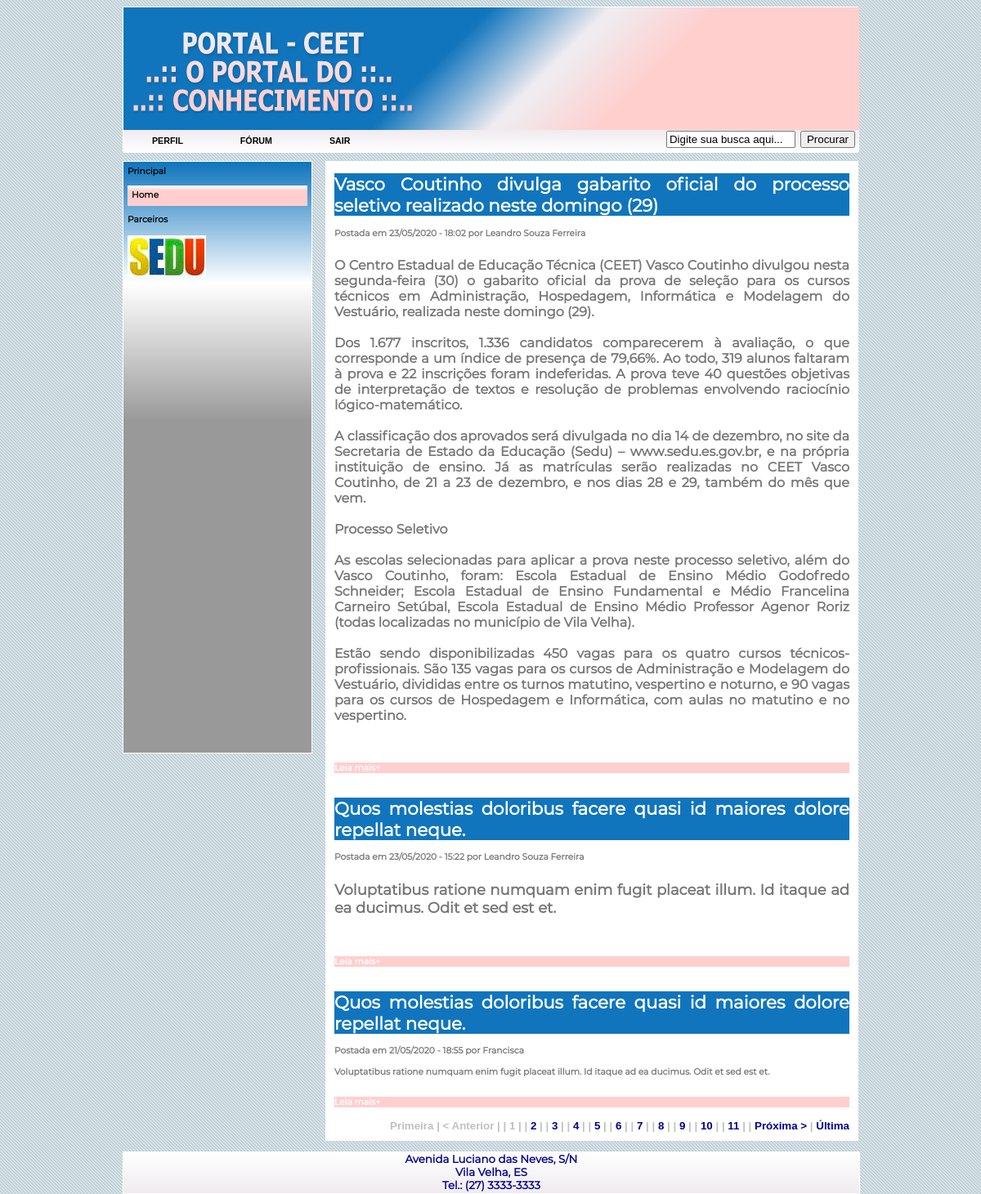
Page /portal/index.php (signed in) on the committed database.
### tables this page shows
CREATE TABLE `noticia` (
  `idnoticia` int(11) NOT NULL,
  `funcionario_idusuario` int(11) NOT NULL,
  `titulo` varchar(150) DEFAULT NULL,
  `resumo` text DEFAULT NULL,
  `noticia_completa` text DEFAULT NULL,
  `data_noticia` datetime DEFAULT NULL,
  `destaque` tinyint(1) NOT NULL DEFAULT 0,
  `status` varchar(30) NOT NULL,
  `visibilidade` int(11) NOT NULL
);

CREATE TABLE `usuario` (
  `idusuario` int(11) NOT NULL,
  `login` varchar(45) DEFAULT NULL,
  `senha` varchar(45) DEFAULT NULL,
  `nivel_acesso` varchar(45) DEFAULT NULL,
  `nome` varchar(45) DEFAULT NULL,
  `rua` text DEFAULT NULL,
  `numero` varchar(6) DEFAULT NULL,
  `bairro` varchar(45) DEFAULT NULL,
  `municipio` varchar(45) DEFAULT NULL,
  `estado` varchar(2) DEFAULT NULL,
  `cep` varchar(10) DEFAULT NULL,
  `nacionalidade` varchar(45) DEFAULT NULL,
  `uf_origem` varchar(45) DEFAULT NULL,
  `pai` varchar(45) DEFAULT NULL,
  `mae` varchar(45) DEFAULT NULL,
  `rg` varchar(12) DEFAULT NULL,
  `cpf` varchar(12) DEFAULT NULL,
  `data_cadastro` datetime DEFAULT NULL,
  `telefone_fixo` varchar(11) DEFAULT NULL,
  `telefone_celular` varchar(11) DEFAULT NULL,
  `telefone_recado` varchar(11) DEFAULT NULL,
  `email` varchar(45) NOT NULL
);

### models/BancoDados.php (called while the page is built, shortened)
<?php
class BancoDados {
    private $conexao;
    private $resultado;
    private $qtd;
    public function getResultado() {
        return $this->resultado;
    }
    public function getQtd() {
        return $this->qtd;
    }
    public function conectar(){
        $this->conexao = mysqli_connect(URL, USER, PASSWORD, NOME_BANCO, PORTA);
        mysqli_select_db($this->conexao, NOME_BANCO);
    }
    public function pesquisar($sql = "") {
        $lista = array();
        if ($sql == "") {
            $this->resultado = 0;
            $this->qtd = 0;
            return false;
        } else {
            $this->resultado = mysqli_query($this->conexao, $sql);
            if ($this->resultado) {
                $this->qtd = mysqli_num_rows($this->resultado);
                while($linha = mysqli_fetch_array($this->resultado, MYSQLI_ASSOC)){
                    $lista[] = $linha;
                }
                $this->resultado = $lista;
                return true;
            } else {
                $this->registrarLog("SQL: ".$sql." <br/> ERRO: ".mysqli_error($this->conexao));
                return false;
            }
        }
    }
}
?>

### models/Noticia.php (called while the page is built, shortened)
<?php
require_once("BancoDados.php");
class Noticia {
    private $idnoticia;
    private $titulo;
    private $resumo;
    private $data_noticia;
    private $destaque;
    private $visibilidade;
    function __construct($idnoticia = 0, $funcionario_idusuario = 0, $titulo = null, $resumo = null, $noticia_completa = null, $data_noticia = null, $destaque = 0, $status = null, $visibilidade = 0) {
        $this->idnoticia = $idnoticia;
        $this->titulo = $titulo;
        $this->resumo = $resumo;
        $this->data_noticia = $data_noticia;
        $this->destaque = $destaque;
        $this->visibilidade = $visibilidade;
    }
    public function getIdnoticia() {
        return $this->idnoticia;
    }
    public function getTitulo() {
        return $this->titulo;
    }
    public function getResumo() {
        return $this->resumo;
    }
    public function getData_noticia() {
        return $this->data_noticia;
    }
    public function getDestaque() {
        return $this->destaque;
    }
    public function setDestaque($destaque) {
        $this->destaque = $destaque;
    }
    public function getVisibilidade() {
        return $this->visibilidade;
    }
    public function setVisibilidade($visibilidade) {
        $this->visibilidade = $visibilidade;
    }
    public function listarDestaquePorVisibilidade($iFirstReg = -1, $iLastReg = -1){
        $oBanco = new BancoDados();
        $lista = array();
        $sQuery = "
        SELECT *
        FROM
            noticia
        WHERE
            (visibilidade = ".$this->getVisibilidade()." OR visibilidade = 3) "
            ."AND destaque = ".$this->getDestaque()."
        ORDER BY
            data_noticia DESC";
        if($iFirstReg != -1 && $iLastReg != -1)
            $sQuery .= " LIMIT ".$iFirstReg.", ".$iLastReg;
        if($oBanco->pesquisar($sQuery) && $oBanco->getQtd() > 0){
            $noticias = $oBanco->getResultado();
            foreach($noticias as $noticia){
                $lista[] = new Noticia($noticia['idnoticia'], $noticia['funcionario_idusuario'], $noticia['titulo'], $noticia['resumo'], $noticia['noticia_completa'], $noticia['data_noticia'], $noticia['destaque'], $noticia['status'], $noticia['visibilidade']);
            }
        }
        return ($lista);
    }
}
?>

### models/Usuario.php (called while the page is built, shortened)
<?php
include_once ("BancoDados.php");
class Usuario {
    private $idusuario;
    private $nome;
    public function __construct($idusuario = 0, $login = null, $senha = null, $nivel_acesso = null, $nome = null, $rua = null, $numero = null, $bairro = null, $municipio = null, $estado = null, $cep = null, $nacionalidade = null, $uf_origem = null, $pai = null, $mae = null, $rg = null, $cpf = null, $data_cadastro = null, $telefone_fixo = null, $telefone_celular = null, $telefone_recado = null, $email = null){
        $this->idusuario = $idusuario;
        $this->nome = $nome;
    }
    public function __destruct() {
        $this->idusuario = 0;
        $this->nome = "*";
    }
    public function getIdusuario() {
        return $this->idusuario;
    }
    public function setIdusuario($idusuario) {
        $this->idusuario = $idusuario;
    }
    public function getNome() {
        return $this->nome;
    }
    public function setNome($nome) {
        $this->nome = $nome;
    }
    public function listar() {
        $oBanco = new BancoDados();
        $sQuery = "
        SELECT *
        FROM
            usuario
        WHERE
            idusuario = " . $this->getIdusuario() . "
        LIMIT 1";
        if($oBanco->pesquisar($sQuery) && $oBanco->getQtd() > 0){
            return true;
        } else {
            ;
            return false;
        }
    }
}
?>

### models/Funcionario.php (called while the page is built, shortened)
<?php
require_once("BancoDados.php");
require_once("Usuario.php");
class Funcionario extends Usuario{
    private $funcionario_idusuario;
    public function __construct($funcionario_idusuario = 0, $numcarteira = 0){
        $this->funcionario_idusuario = $funcionario_idusuario;
    }
    function getFuncionario_idusuario() {
        return $this->funcionario_idusuario;
    }
    function setFuncionario_idusuario($funcionario_idusuario) {
        $this->funcionario_idusuario = $funcionario_idusuario;
    }
    public function listar() {
        $sQuery = "
        SELECT *
        FROM
            funcionario
        WHERE
            funcionario_idusuario = " . $this->getFuncionario_idusuario() . "
        LIMIT 1";
        if (parent::listar()) {
            $oBanco = new BancoDados();
            if($oBanco->pesquisar($sQuery) && $oBanco->getQtd() > 0){
                return true;
            } else {
                ;
                return false;
            }
        } else {
            return false;
        }
    }
}
?>

### portal/index.php (the view, shortened to what this page needs)
<?php
require_once("../models/Paginacao.php");
require_once("../models/Noticia.php");
require_once("../models/Funcionario.php");
require_once("../service/rodape.php");
$oFuncionario = new Funcionario();
$oNoticia = new Noticia();
$oNoticia->setDestaque(1);
$oNoticia->setVisibilidade(2);
$listaNoticias = $oNoticia->listarDestaquePorVisibilidade();
$oPaginacao = new Paginacao(3, sizeof($listaNoticias), "index.php?");
if ($pagina = isset($_GET['pagina']))
    $oPaginacao->setINumeroPagina($pagina);
else
    $oPaginacao->setINumeroPagina();
?>
<!DOCTYPE html PUBLIC "-//W3C//DTD XHTML 1.0 Transitional//EN"
    "http://www.w3.org/TR/xhtml1/DTD/xhtml1-transitional.dtd">
<html>
    <head>
        <link rel='stylesheet' href='../css/estilo_portal.css' media='screen'/>
        <link rel="stylesheet" href="../css/menu_style.css" type="text/css" />
    </head>
    <body>
        <div id='container'>
            <div id='cabecalho'>
                <div id='banner_superior'>
                    <div id='banner_superior_figura'>
                        <img alt=""  src='../img/banner_texto_portal.png'/>
                    </div>
                </div>
                <div id='menu_superior'>
                    <ul>
                        <li><a class='menu_superior' href="../perfil/index.php" target="_self">PERFIL</a></li>
                        <li><a class='menu_superior' href="../forum/index.php" target="_self">F&Oacute;RUM</a></li>
                        <li><a class='menu_superior' href="javascript:logoff();" target="_self">SAIR</a></li>
                    </ul>
                    <form name='formSearch' class='formSearch' action='./pesquisar.php' method='get'>
                        <input type='text' class='campoTexto' name='campoTexto' value='Digite sua busca aqui...' onClick='value=""'/>&nbsp;
                        <input type='submit' class='botaoProcurar' value='Procurar' src='../img/search.png'/>
                    </form>
                </div>
            </div>
            <div id='boxLateral'>
                <div id='menu_lateral'>
                    Principal
                    <ul>
                        <li><span><a href='./index.php'>Home</a></span></li>
                    </ul>
                    Parceiros<br/><br/>
                    <a href='http://www.educacao.es.gov.br/'><img alt="" src='../img/sedu.jpg'/></a><br/>
                </div>
            </div>
            <div id='noticias'>
                <?php
                if (sizeof($listaNoticias) > 0) {
                    $iFirstReg = $oPaginacao->getIPrimeiroRegistro();
                    $oNoticia->setDestaque(1);
                    $oNoticia->setVisibilidade(2);
                    $listaNoticias = $oNoticia->listarDestaquePorVisibilidade($iFirstReg, 3);
                    foreach ($listaNoticias as $noticia) {
                        $oFuncionario->setFuncionario_idusuario($noticia->getFuncionario_idusuario());
                        $oFuncionario->listar();
                        $autor = $oFuncionario->getNome();
                        $data = date("d/m/Y - H:i", strtotime($noticia->getData_noticia()));
                        echo "
                        <div id='conteudoNoticia'>
                            <a href='./noticia.php?idnoticia=".$noticia->getIdnoticia()."'><h1 class='tituloNoticia'>".$noticia->getTitulo()."</h1></a>
                            Postada em $data por $autor<br/><br/>".
                            $noticia->getResumo()
                            ."<br/>
                            <br/>
                            <p class='leiaMais'><a href='./noticia.php?idnoticia=".$noticia->getIdnoticia()."'>Leia mais+</a></p>
                        </div>";
                    }
                } else {
                    echo "<h2>NENHUMA NOT&Iacute;CIA DISPON&Iacute;VEL</h2>";
                }
                ?>
                <div id='paginacao'>
                    <?php
                    echo $oPaginacao->getSPainelNavegacao();
                    ?>
                </div>
            </div>
            <div id="rodape">
            </div>
        </div>
    </body>
</html>

### css/estilo_portal.css (style rules this page uses)
body { background-image: url(../img/fundo_body.gif); font-family: Montserrat-Regular; }
#container { position: absolute; width: 900px; height: auto; left: 50%; margin-left: -450px; }
#cabecalho { width: auto; height: auto; position: relative; border: 1px solid white; }
#banner_superior { width: 900px; height: 150px; position: relative; background-image: url(../img/banner_cabecalho.png); }
#banner_superior_figura { width: 347px; height: 110px; left: 10px; position: absolute; top: 50%; margin-top: -55px; }
#menu_superior { width: 900px; height: 27px; position: relative; font-family: Tahoma, sans-serif; font-size: 8pt; font-weight: bold; background-image: url(../img/bg-bubplastic.png); }
#menu_superior ul { list-style: none; margin: 0px; padding: 0px; padding-top: 7px; }
#menu_superior ul li { display: inline; padding-top: 7px; padding-bottom: 7px; margin: 0px; margin-right: -3px; }
#menu_superior ul li a { padding: 7px; padding-left: 35px; padding-right: 35px; color: #000; text-decoration: none; }
#boxLateral { position: relative; float: left; width: auto; height: auto; margin-top: 10px; margin-bottom: 10px; }
#menu_lateral { position: relative; float: left; width: 220px; height: 718px; border: 1px solid white; background-image: url(../img/menuLateral_back.png); background-repeat: repeat-x; background-color: #999999; font-family: Montserrat, Tahoma, Verdana, Arial, sans-serif; font-size: 8pt; font-weight: bold; padding-left: 5px; padding-right: 5px; padding-top: 5px; }
#menu_lateral ul { border: 1px solid black; list-style: none; border: 0; padding: 0; }
#menu_lateral ul li { padding-left: 5px; padding-top: 5px; min-height: 20px; height: auto; background-image: url(../img/menuLateral_back_link.png); background-repeat: repeat-x; background-color: #FFCFCE; }
#menu_lateral ul li a { color: black; text-decoration: none; }
#noticias { position: relative; float: right; width: 650px; min-height: 713px; height: auto; padding-bottom: 10px; margin-top: 10px; margin-bottom: 65px; border: 1px solid white; background-color: #FFF; font-family: Montserrat-Regular, Arial, Tahoma, Verdana, sans-serif; font-size: 10pt; font-weight: bold; }
#conteudoNoticia { position: relative; left: 50%; margin-left: -315px; margin-top: 10px; margin-bottom: 30px; width: 630px; height: auto; text-align: justify; font-family: Montserrat, Arial, Helvetica, sans-serif; font-size: 8pt; font-weight: none; color: #767676; }
#conteudoNoticia a:link, a:active, a:visited, a:hover { text-decoration: none; color: #FFF ; }
.tituloNoticia { background-color: #1075BD; color: #FFF; }
.leiaMais { background-color: #FFCFCE; }
.leiaMais a { color: #00008C; }
#paginacao { position: absolute; bottom: 10px; right: 10px; color: silver; }
#rodape { width: 900px; height: 50px; position: absolute; bottom: 0px; left: 0px; background-image: url(../img/rodape_back_forum.png); background-repeat: repeat-x; background-color: #EFEBEF; border: 1px solid white; text-align: center; font-family: Montserrat, Tahoma, Verdana, Arial, sans-serif; font-size: 10pt; font-weight: bold; color: #00008C; }
.formSearch { float: right; margin-top: -20px; margin-right: 0px; padding-right: 5px; padding-top: 2px; }
.campoTexto { width: 150px; }

### rows in the picture
noticia: titulo "Vasco Coutinho divulga gabarito oficial do processo seletivo realizado neste domingo (29)", data_noticia "23/05/2020 - 18:02", usuario.nome "Leandro Souza Ferreira", resumo "O Centro Estadual de Educação Técnica (CEET) Vasco Coutinho divulgou nesta segunda-feira (30) o gabarito oficial da prova de seleção para os cursos técnicos em Administração, Hospedagem, Informática e Modelagem do Vestuário, realizada neste domingo (29). Dos 1.677 inscritos, 1.336 candidatos comparecerem à avaliação, o que corresponde a um índice de presença de 79,66%. Ao todo, 319 alunos faltaram à prova e 22 inscrições foram indeferidas. A prova teve 40 questões objetivas de interpretação de textos e resolução de problemas envolvendo raciocínio lógico-matemático. A classificação dos aprovados será divulgada no dia 14 de dezembro, no site da Secretaria de Estado da Educação (Sedu) –…"
noticia: titulo "Quos molestias doloribus facere quasi id maiores dolore repellat neque.", data_noticia "23/05/2020 - 15:22", resumo "Voluptatibus ratione numquam enim fugit placeat illum. Id itaque ad ea ducimus. Odit et sed est et."
usuario: nome "Leandro Souza Ferreira"
noticia: titulo "Quos molestias doloribus facere quasi id maiores dolore repellat neque.", data_noticia "21/05/2020 - 18:55", usuario.nome "Francisca", resumo "Voluptatibus ratione numquam enim fugit placeat illum. Id itaque ad ea ducimus. Odit et sed est et."

### other values in the picture
$oPaginacao->getSPainelNavegacao() "Primeira | < Anterior | | |"
